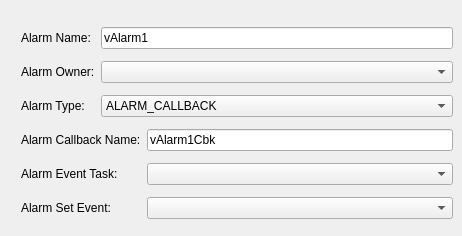
     <widget class="QWidget" name="tabAlm">
      <attribute name="title">
       <string>Alarm</string>
      </attribute>
      <widget class="QWidget" name="layoutWidget">
       <property name="geometry">
        <rect>
         <x>21</x>
         <y>21</y>
         <width>432</width>
         <height>206</height>
        </rect>
       </property>
       <layout class="QGridLayout" name="gridLayout_5">
        <item row="0" column="0">
         <widget class="QLabel" name="label_19">
          <property name="enabled">
           <bool>true</bool>
          </property>
          <property name="frameShape">
           <enum>QFrame::NoFrame</enum>
          </property>
          <property name="text">
           <string>&lt;html&gt;&lt;head/&gt;&lt;body&gt;&lt;p&gt;Alarm Name:&lt;/p&gt;&lt;/body&gt;&lt;/html&gt;</string>
          </property>
         </widget>
        </item>
        <item row="0" column="1" colspan="2">
         <widget class="QLineEdit" name="leAlarmName">
          <property name="enabled">
           <bool>true</bool>
          </property>
          <property name="minimumSize">
           <size>
            <width>231</width>
            <height>0</height>
           </size>
          </property>
          <property name="text">
           <string>vAlarm1</string>
          </property>
         </widget>
        </item>
        <item row="1" column="0">
         <widget class="QLabel" name="label_24">
          <property name="text">
           <string>&lt;html&gt;&lt;head/&gt;&lt;body&gt;&lt;p&gt;Alarm Owner:&lt;/p&gt;&lt;/body&gt;&lt;/html&gt;</string>
          </property>
         </widget>
        </item>
        <item row="1" column="1" colspan="2">
         <widget class="QComboBox" name="cmbxAlarmOwner">
          <property name="minimumSize">
           <size>
            <width>231</width>
            <height>0</height>
           </size>
          </property>
          <property name="toolTip">
           <string>&lt;!DOCTYPE HTML PUBLIC &quot;-//W3C//DTD HTML 4.0//EN&quot; &quot;http://www.w3.org/TR/REC-html40/strict.dtd&quot;&gt;
&lt;html&gt;&lt;head&gt;&lt;meta name=&quot;qrichtext&quot; content=&quot;1&quot; /&gt;&lt;style type=&quot;text/css&quot;&gt;
p, li { white-space: pre-wrap; }
&lt;/style&gt;&lt;/head&gt;&lt;body style=&quot; font-family:'Monospace'; font-size:12pt; font-weight:400; font-style:normal;&quot;&gt;
&lt;table border=&quot;0&quot; style=&quot;-qt-table-type: root; margin-top:4px; margin-bottom:4px; margin-left:4px; margin-right:4px;&quot;&gt;
&lt;tr&gt;
&lt;td style=&quot;border: none;&quot;&gt;
&lt;p style=&quot;-qt-paragraph-type:empty; margin-top:0px; margin-bottom:0px; margin-left:0px; margin-right:0px; -qt-block-indent:0; text-indent:0px;&quot;&gt;&lt;br /&gt;&lt;/p&gt;&lt;/td&gt;&lt;/tr&gt;&lt;/table&gt;&lt;/body&gt;&lt;/html&gt;</string>
          </property>
         </widget>
        </item>
        <item row="2" column="0">
         <widget class="QLabel" name="label_20">
          <property name="text">
           <string>&lt;html&gt;&lt;head/&gt;&lt;body&gt;&lt;p&gt;Alarm Type:&lt;/p&gt;&lt;/body&gt;&lt;/html&gt;</string>
          </property>
         </widget>
        </item>
        <item row="2" column="1" colspan="2">
         <widget class="QComboBox" name="cmbxAlarmType">
          <property name="minimumSize">
           <size>
            <width>231</width>
            <height>0</height>
           </size>
          </property>
          <property name="toolTip">
           <string>&lt;!DOCTYPE HTML PUBLIC &quot;-//W3C//DTD HTML 4.0//EN&quot; &quot;http://www.w3.org/TR/REC-html40/strict.dtd&quot;&gt;
&lt;html&gt;&lt;head&gt;&lt;meta name=&quot;qrichtext&quot; content=&quot;1&quot; /&gt;&lt;style type=&quot;text/css&quot;&gt;
p, li { white-space: pre-wrap; }
&lt;/style&gt;&lt;/head&gt;&lt;body style=&quot; font-family:'Monospace'; font-size:12pt; font-weight:400; font-style:normal;&quot;&gt;
&lt;table border=&quot;0&quot; style=&quot;-qt-table-type: root; margin-top:4px; margin-bottom:4px; margin-left:4px; margin-right:4px;&quot;&gt;
&lt;tr&gt;
&lt;td style=&quot;border: none;&quot;&gt;
&lt;p style=&quot; margin-top:0px; margin-bottom:0px; margin-left:0px; margin-right:0px; -qt-block-indent:0; text-indent:0px;&quot;&gt;配置GaInOS报警器的类型&lt;/p&gt;&lt;/td&gt;&lt;/tr&gt;&lt;/table&gt;&lt;/body&gt;&lt;/html&gt;</string>
          </property>
          <item>
           <property name="text">
            <string>ALARM_CALLBACK</string>
           </property>
          </item>
          <item>
           <property name="text">
            <string>ALARM_TASK</string>
           </property>
          </item>
         </widget>
        </item>
        <item row="3" column="0" colspan="2">
         <widget class="QLabel" name="label_21">
          <property name="text">
           <string>&lt;html&gt;&lt;head/&gt;&lt;body&gt;&lt;p&gt;Alarm Callback Name:&lt;/p&gt;&lt;/body&gt;&lt;/html&gt;</string>
          </property>
         </widget>
        </item>
        <item row="3" column="2">
         <widget class="QLineEdit" name="leAlarmCbk">
          <property name="toolTip">
           <string>&lt;html&gt;&lt;head/&gt;&lt;body&gt;&lt;p&gt;配置GaInOS报警器回调函数的名称&lt;/p&gt;&lt;/body&gt;&lt;/html&gt;</string>
          </property>
          <property name="text">
           <string>vAlarm1Cbk</string>
          </property>
         </widget>
        </item>
        <item row="4" column="0" colspan="2">
         <widget class="QLabel" name="lblAlarmTask">
          <property name="text">
           <string>&lt;html&gt;&lt;head/&gt;&lt;body&gt;&lt;p&gt;Alarm Event Task:&lt;/p&gt;&lt;/body&gt;&lt;/html&gt;</string>
          </property>
         </widget>
        </item>
        <item row="4" column="2">
         <widget class="QComboBox" name="cmbxAlarmTask">
          <property name="minimumSize">
           <size>
            <width>231</width>
            <height>0</height>
           </size>
          </property>
          <property name="toolTip">
           <string>&lt;!DOCTYPE HTML PUBLIC &quot;-//W3C//DTD HTML 4.0//EN&quot; &quot;http://www.w3.org/TR/REC-html40/strict.dtd&quot;&gt;
&lt;html&gt;&lt;head&gt;&lt;meta name=&quot;qrichtext&quot; content=&quot;1&quot; /&gt;&lt;style type=&quot;text/css&quot;&gt;
p, li { white-space: pre-wrap; }
&lt;/style&gt;&lt;/head&gt;&lt;body style=&quot; font-family:'Monospace'; font-size:12pt; font-weight:400; font-style:normal;&quot;&gt;
&lt;table border=&quot;0&quot; style=&quot;-qt-table-type: root; margin-top:4px; margin-bottom:4px; margin-left:4px; margin-right:4px;&quot;&gt;
&lt;tr&gt;
&lt;td style=&quot;border: none;&quot;&gt;
&lt;p style=&quot;-qt-paragraph-type:empty; margin-top:0px; margin-bottom:0px; margin-left:0px; margin-right:0px; -qt-block-indent:0; text-indent:0px;&quot;&gt;&lt;br /&gt;&lt;/p&gt;&lt;/td&gt;&lt;/tr&gt;&lt;/table&gt;&lt;/body&gt;&lt;/html&gt;</string>
          </property>
         </widget>
        </item>
        <item row="5" column="0" colspan="2">
         <widget class="QLabel" name="label_23">
          <property name="text">
           <string>&lt;html&gt;&lt;head/&gt;&lt;body&gt;&lt;p&gt;Alarm Set Event:&lt;/p&gt;&lt;/body&gt;&lt;/html&gt;</string>
          </property>
         </widget>
        </item>
        <item row="5" column="2">
         <widget class="QComboBox" name="cmbxAlarmEvent">
          <property name="minimumSize">
           <size>
            <width>231</width>
            <height>0</height>
           </size>
          </property>
          <property name="toolTip">
           <string>&lt;!DOCTYPE HTML PUBLIC &quot;-//W3C//DTD HTML 4.0//EN&quot; &quot;http://www.w3.org/TR/REC-html40/strict.dtd&quot;&gt;
&lt;html&gt;&lt;head&gt;&lt;meta name=&quot;qrichtext&quot; content=&quot;1&quot; /&gt;&lt;style type=&quot;text/css&quot;&gt;
p, li { white-space: pre-wrap; }
&lt;/style&gt;&lt;/head&gt;&lt;body style=&quot; font-family:'Monospace'; font-size:12pt; font-weight:400; font-style:normal;&quot;&gt;
&lt;table border=&quot;0&quot; style=&quot;-qt-table-type: root; margin-top:4px; margin-bottom:4px; margin-left:4px; margin-right:4px;&quot;&gt;
&lt;tr&gt;
&lt;td style=&quot;border: none;&quot;&gt;
&lt;p style=&quot;-qt-paragraph-type:empty; margin-top:0px; margin-bottom:0px; margin-left:0px; margin-right:0px; -qt-block-indent:0; text-indent:0px;&quot;&gt;&lt;br /&gt;&lt;/p&gt;&lt;/td&gt;&lt;/tr&gt;&lt;/table&gt;&lt;/body&gt;&lt;/html&gt;</string>
          </property>
         </widget>
        </item>
       </layout>
      </widget>
     </widget>
